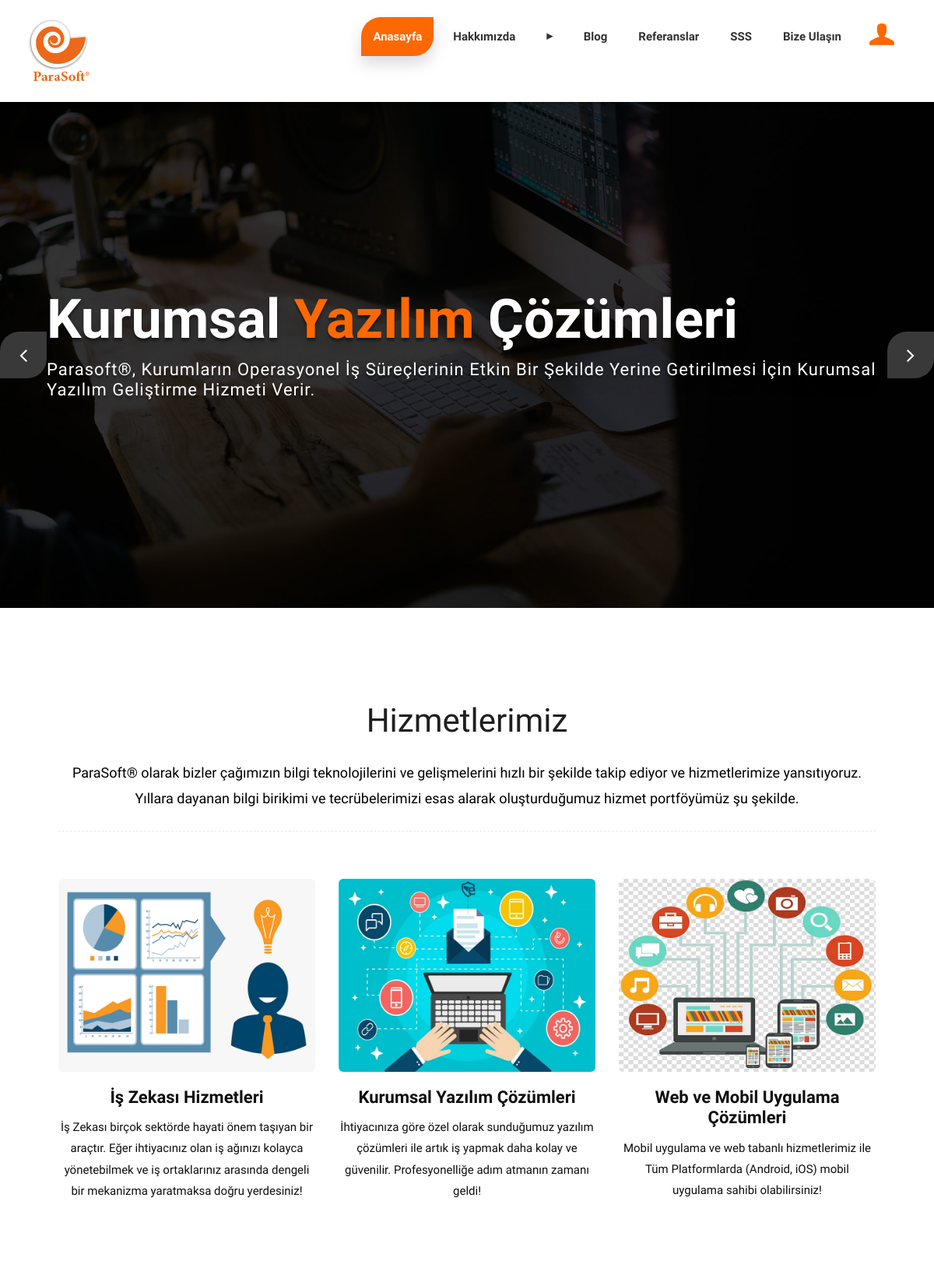
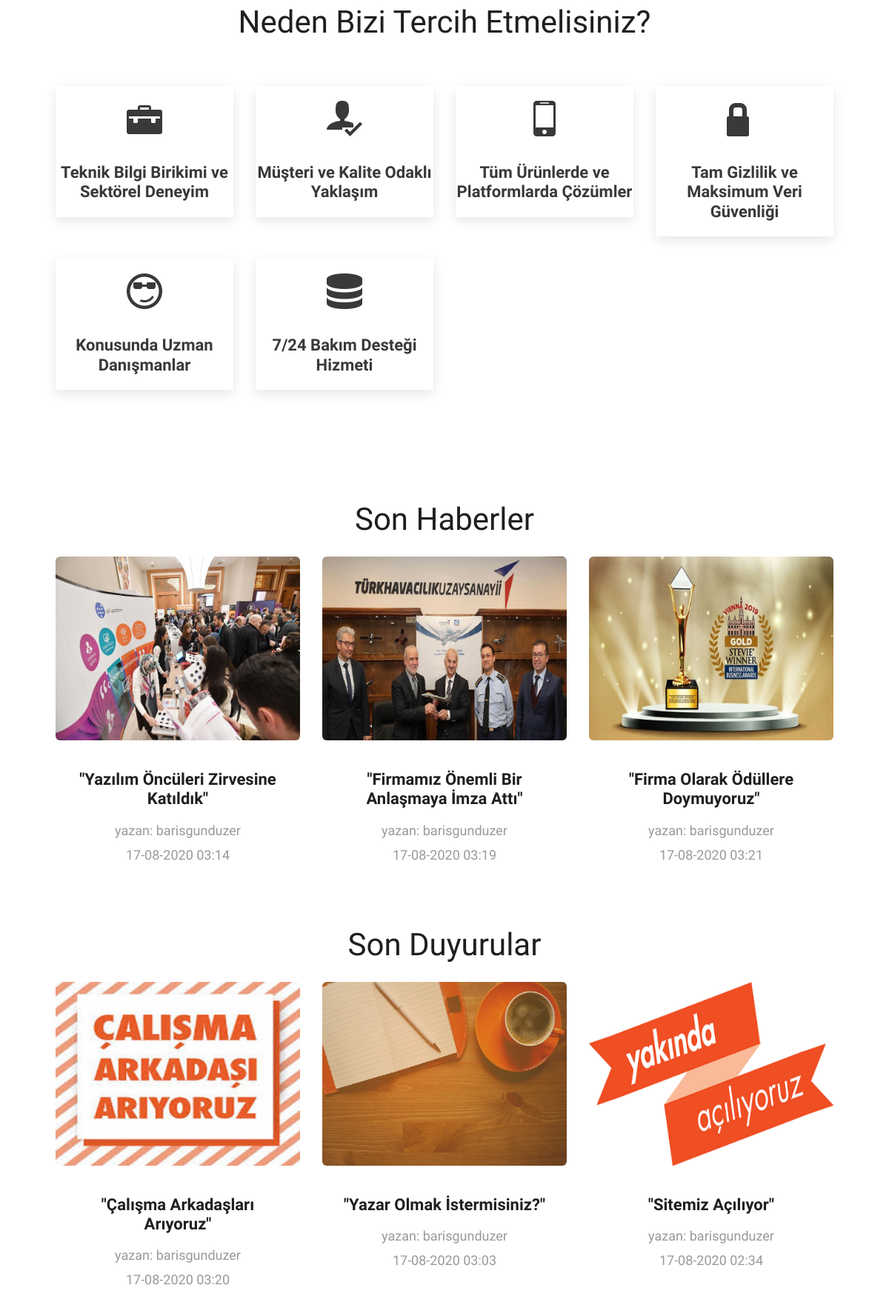
The page / (upper part) on the database its author committed (2 pictures, top to bottom).
### home/models.py (models this page shows, shortened)
class Setting(models.Model):
    STATUS = (
        ('True', 'Evet'),
        ('False', 'Hayır'),
    )
    title = models.CharField(max_length=150)
    keywords = models.CharField(max_length =255)
    description = models.CharField(max_length=255)
    company = models.CharField(max_length=50)
    address = models.CharField(blank=True, max_length=150)
    address2 = models.CharField(blank=True, max_length=150)
    phone = models.CharField(blank=True, max_length=15)
    fax = models.CharField(blank=True, max_length=15)
    email = models.CharField(blank=True, max_length=50)
    smtpserver = models.CharField(blank=True, max_length=20)
    smtpemail = models.CharField(blank=True, max_length=20)
    smtppassword = models.CharField(max_length=10)
    smtpport = models.CharField(blank=True, max_length=10)
    icon = models.ImageField(blank=True, upload_to='images')
    facebook = models.CharField(blank=True, max_length=50)
    instagram = models.CharField(blank=True, max_length=50)
    twitter = models.CharField(blank=True, max_length=50)
    linkedin = models.CharField(blank=True, max_length=50)
    aboutus = RichTextUploadingField(blank=True)
    ourmission = RichTextUploadingField(blank=True)
    ourvision = RichTextUploadingField(blank=True)
    ourservices = RichTextUploadingField(blank=True)
    ourprojects = RichTextUploadingField(blank=True)
    references = RichTextUploadingField(blank=True)
    status = models.CharField(max_length=10, choices=STATUS)
    create_at = models.DateTimeField(auto_now_add=True)
    update_at = models.DateTimeField(auto_now=True)

### content/models.py (models this page shows, shortened)
class Content(models.Model):
    TYPE = (
        ('menu', 'menu'),
        ('haber', 'haber'),
        ('duyuru', 'duyuru'),
    )
    STATUS = (
        ('True', 'Evet'),
        ('False', 'Hayır'),
    )
    user = models.ForeignKey(User, on_delete=models.SET_NULL, null=True)
    menu = models.OneToOneField(Menu, null=True, blank=True, on_delete=models.CASCADE)
    type = models.CharField(max_length=10, choices=TYPE)
    title = models.CharField(max_length=150)
    keywords = models.CharField(max_length=255)
    description = models.CharField(max_length=255)
    image = models.ImageField(blank=True, null=True, upload_to='images/')
    detail = RichTextUploadingField()
    slug = models.SlugField(null="False", unique=True)
    status = models.CharField(max_length=10, choices=STATUS)
    create_at = models.DateTimeField(auto_now_add=True)
    update_at = models.DateTimeField(auto_now=True)

### home/views.py (the view)
# urls.py: path('', views.index, name='index'),
def index(request):
    setting = Setting.objects.get(pk=1)
    menu = Menu.objects.all()
    duyuru = Content.objects.filter(type='duyuru', status=True).order_by('-id')[:4]
    haber = Content.objects.filter(type='haber', status=True).order_by('-id')[:4]
    last_posts = Post.objects.all().order_by('-id')[:4]
    random_posts = Post.objects.filter(status=True).order_by('?')[:4]
    context = {'setting': setting,
               'menu': menu,
               'page': 'home',
               'last_posts': last_posts,
               'random_posts': random_posts,
               'duyuru': duyuru,
               'haber': haber,
               }
    return render(request, 'index.html', context)

### home/templates/index.html (shortened to what this page needs)
{% extends "homebase.html" %}
{% block slider %}{% include "slider.html" %}{% endblock %}
{% block content %}{% include "content.html" %}{% endblock %}

### home/templates/content.html (shortened to what this page needs)
{% block content %}
{% load static %}
    <div class="section">
        <div class="container">
            <div class="section-title text-center">
                <h3>Hizmetlerimiz</h3>
                <p> {{ setting.ourservices|safe }}</p>
                <hr class="hr3">
            </div>
            <div class="row text-center">
                <div class="col-md-4 col-sm-4 col-xs-12">
                    <div class="service-widget">
                        <div class="post-media wow fadeIn">
                            <img src="{% static "uploads/is_zekasi.png"%}" class="img-responsive img-rounded">
                        </div>
                        <h3 style="color: #0f0f0f">İş Zekası Hizmetleri</h3>
                        <p style="color: #0f0f0f">İş Zekası birçok sektörde hayati önem taşıyan bir araçtır. Eğer ihtiyacınız olan iş ağınızı kolayca yönetebilmek ve iş ortaklarınız arasında dengeli bir mekanizma yaratmaksa doğru yerdesiniz!</p>
                    </div>
                </div>
                <div class="col-md-4 col-sm-4 col-xs-12">
                    <div class="service-widget">
                        <div class="post-media wow fadeIn">
                            <img src="{% static "uploads/kurumsal.jpg"%}" class="img-responsive img-rounded">
                        </div>
                        <h3 style="color: #0f0f0f">Kurumsal Yazılım Çözümleri</h3>
                        <p style="color: #0f0f0f">İhtiyacınıza göre özel olarak sunduğumuz yazılım çözümleri ile artık iş yapmak daha kolay ve güvenilir. Profesyonelliğe adım atmanın zamanı geldi!</p>
                    </div>
                </div>
                <div class="col-md-4 col-sm-4 col-xs-12">
                    <div class="service-widget">
                        <div class="post-media wow fadeIn">
                            <img src="{% static "uploads/mobil.jpg"%}" class="img-responsive img-rounded">
                        </div>
                        <h3 style="color: #0f0f0f">Web ve Mobil Uygulama Çözümleri</h3>
                        <p style="color: #0f0f0f">Mobil uygulama ve web tabanlı hizmetlerimiz ile  Tüm Platformlarda (Android, iOS) mobil uygulama sahibi olabilirsiniz!</p>
                    </div>
                </div>
            </div>
        </div>
        <br>
        <br>
        <br>
        <br>
        <div class="container">
            <div class="section-title text-center">
                <h3>Neden Bizi Tercih Etmelisiniz?</h3>
            </div>
            <div class="row text-center">
                <div class="col-md-3 col-sm-6">
                    <div class="about-item">
                        <div class="about-icon">
                            <span class="icon icon-briefcase"></span>
                        </div>
                        <div class="about-text">
                            <h3><a href="#">Teknik Bilgi Birikimi ve Sektörel Deneyim</a></h3>
                        </div>
                    </div>
                </div>
                <div class="col-md-3 col-sm-6">
                    <div class="about-item">
                        <div class="about-icon">
                            <span class="icon icon-user-check"></span>
                        </div>
                        <div class="about-text">
                            <h3> <a href="#">Müşteri ve Kalite Odaklı Yaklaşım</a></h3>
                        </div>
                    </div>
                </div>
                <div class="col-md-3 col-sm-6">
                    <div class="about-item">
                        <div class="about-icon">
                            <span class="icon icon-mobile"></span>
                        </div>
                        <div class="about-text">
                            <h3> <a href="#">Tüm Ürünlerde ve Platformlarda Çözümler</a></h3>
                        </div>
                    </div>
                </div>
                <div class="col-md-3 col-sm-6">
                    <div class="about-item">
                        <div class="about-icon">
                            <span class="icon icon-lock"></span>
                        </div>
                        <div class="about-text">
                            <h3><a href="#">Tam Gizlilik ve Maksimum Veri Güvenliği</a></h3>
                        </div>
                    </div>
                </div>
            </div>
            <div class="row text-center">
                <div class="col-md-3 col-sm-6">
                    <div class="about-item">
                        <div class="about-icon">
                            <span class="icon icon-cool"></span>
                        </div>
                        <div class="about-text">
                            <h3> <a href="#">Konusunda Uzman Danışmanlar</a></h3>
                        </div>
                    </div>
                </div>
                <div class="col-md-3 col-sm-6">
                    <div class="about-item">
                        <div class="about-icon">
                            <span class="icon icon-database"></span>
                        </div>
                        <div class="about-text">
                            <h3> <a href="#">7/24 Bakım Desteği Hizmeti</a></h3>
                        </div>
                    </div>
                </div>
            </div>
        </div>
    </div>
        <div class="container">
        <div class="section-title text-center">
            <h3>Son Haberler</h3>
            <div class="owl-services owl-carousel owl-theme">
                {% for rs in haber %}
                    <div class="service-widget">
                        <div class="post-media wow fadeIn">
                            <a href="/content/{{ rs.type }}/{{ rs.id }}"><img src="{{ rs.image.url }}"  class="img-responsive img-rounded" alt="{{ rs.title }}"></a>
                        </div>
                        <div class="service-dit">
                            <a href="/content/{{ rs.type }}/{{ rs.id }}"><h3 style="color:#1f1f1f;">{{ rs.title|safe }}</h3></a>
                            <p>yazan: {{ rs.user.username }}</p>
                            <p>{{ rs.update_at|date:'d-m-Y H:i' }}</p>
                        </div>
                    </div>
                {% endfor %}
            </div>
        </div>
    </div>
    <div class="container">
        <div class="section-title text-center">
            <h3>Son Duyurular</h3>
            <div class="owl-services owl-carousel owl-theme">
                {% for rs in duyuru %}
                    <div class="service-widget">
                        <div class="post-media wow fadeIn">
                            <a href="/content/{{ rs.type }}/{{ rs.id }}"><img src="{{ rs.image.url }}"  class="img-responsive img-rounded" alt="{{ rs.title }}"></a>
                        </div>
                        <div class="service-dit">
                            <a href="/content/{{ rs.type }}/{{ rs.id }}"><h3 style="color:#1f1f1f;">{{ rs.title|safe }}</h3></a>
                            <p>yazan: {{ rs.user.username }}</p>
                            <p>{{ rs.update_at|date:'d-m-Y H:i' }}</p>
                        </div>
                    </div>
                {% endfor %}
            </div>
        </div>
    </div>
{% endblock %}

### home/static/style.css (style rules this page uses)
body { color: #999; font-size: 15px; font-family: 'Raleway', sans-serif; line-height: 1.80857; }
a { color: #1f1f1f; text-decoration: none !important; outline: none !important; -webkit-transition: all .3s ease-in-out; -moz-transition: all .3s ease-in-out; -ms-transition: all .3s ease-in-out; -o-transition: all .3s ease-in-out; transition: all .3s ease-in-out; }
h1, h2, h3, h4, h5, h6 { letter-spacing: 0; font-weight: normal; position: relative; padding: 0 0 10px 0; font-weight: normal; line-height: 120% !important; color: #1f1f1f; margin: 0 }
h3 { font-size: 18px }
h1 a, h2 a, h3 a, h4 a, h5 a, h6 a { color: #212121; text-decoration: none!important; opacity: 1 }
a { color: #1f1f1f; text-decoration: none; outline: none; }
a, .btn { text-decoration: none !important; outline: none !important; -webkit-transition: all .3s ease-in-out; -moz-transition: all .3s ease-in-out; -ms-transition: all .3s ease-in-out; -o-transition: all .3s ease-in-out; transition: all .3s ease-in-out; }
.section { display: block; position: relative; overflow: hidden; padding: 120px 0; }
.section-title { display: block; position: relative; margin-bottom: 60px; }
.section-title p { color: #999; font-weight: 400; font-size: 18px; line-height: 33px; margin: 0; }
.section-title h3 { font-size: 42px; font-weight: 500; line-height: 62px; margin: 0 0 25px; padding: 0; text-transform: none; }
.service-widget { background: #ffffff; }
.service-dit { padding: 20px 15px; }
.service-widget h3 { font-size: 22px; color: #ffffff; padding: 20px 0 12px; margin: 0; font-weight: 600; }
.service-widget p { margin-bottom: 0; padding-bottom: 0; }
.post-media { position: center; }
.post-media img { width: 100%; }
hr.hr3 { position: relative; margin: 25px 0 30px 0; border: 1px dashed #f2f3f5; }
.about-item { background: #ffffff; box-shadow: 0 5px 15px rgba(0, 0, 0, 0.1); padding-bottom: 10px; transition: all 1s ease-in-out; margin-bottom: 30px; }
.about-icon { padding: 20px 0px; transition: all 1s ease-in-out; }
.about-icon span { font-size: 48px; color: #393939; }
.about-text h3 { font-size: 22px; font-weight: 600; padding: 10px 0px; }
.about-text h3 a { color: #393939; }
:root { --pricingTable-yellow: #fd6802; --pricingTable-purple: #fd6802; --pricingTable-blue: #fd6802; }

### home/static/css/responsive.css (style rules this page uses)
@media (max-width: 1200px) { .container { width: 90%; } }

### home/static/css/icomoon.css (style rules this page uses)
.icon { font-family: 'IcoMoon-Free' !important; speak: none; font-style: normal; font-weight: normal; font-variant: normal; text-transform: none; line-height: 1; letter-spacing: 0; -webkit-font-feature-settings: "liga"; -moz-font-feature-settings: "liga=1"; -moz-font-feature-settings: "liga"; -ms-font-feature-settings: "liga" 1; -o-font-feature-settings: "liga"; font-feature-settings: "liga"; -webkit-font-smoothing: antialiased; -moz-osx-font-smoothing: grayscale; }
.icon-mobile:before { content: "\e958"; }
.icon-database:before { content: "\e964"; }
.icon-user-check:before { content: "\e975"; }
.icon-lock:before { content: "\e98f"; }
.icon-briefcase:before { content: "\e9ae"; }
.icon-cool:before { content: "\e9eb"; }

### rows shown on the page
Setting: ourservices "ParaSoft® olarak bizler çağımızın bilgi teknolojilerini ve gelişmelerini hızlı bir şekilde takip ediyor ve hizmetlerimize yansıtıyoruz. Yıllara dayanan bilgi birikimi ve tecrübelerimizi esas alarak oluşturduğumuz hizmet portföyümüz şu şekilde."
Content: image (picture), title "\"Yazılım Öncüleri Zirvesine Katıldık\"", user.username "barisgunduzer", update_at "17-08-2020 03:14"
Content: image (picture), title "\"Firmamız Önemli Bir Anlaşmaya İmza Attı\"", user.username "barisgunduzer", update_at "17-08-2020 03:19"
Content: image (picture), title "\"Firma Olarak Ödüllere Doymuyoruz\"", user.username "barisgunduzer", update_at "17-08-2020 03:21"
Content: image (picture), title "\"Çalışma Arkadaşları Arıyoruz\"", user.username "barisgunduzer", update_at "17-08-2020 03:20"
Content: image (picture), title "\"Yazar Olmak İstermisiniz?\"", user.username "barisgunduzer", update_at "17-08-2020 03:03"
Content: image (picture), title "\"Sitemiz Açılıyor\"", user.username "barisgunduzer", update_at "17-08-2020 02:34"
